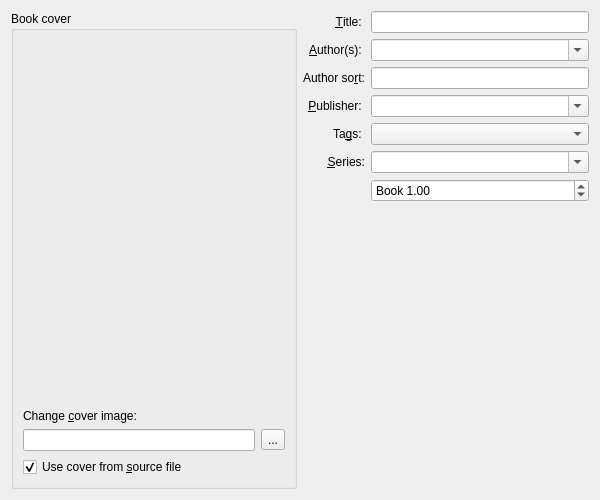
<?xml version="1.0" encoding="UTF-8"?>
<ui version="4.0">
 <class>Form</class>
 <widget class="QWidget" name="Form">
  <property name="geometry">
   <rect>
    <x>0</x>
    <y>0</y>
    <width>600</width>
    <height>500</height>
   </rect>
  </property>
  <property name="windowTitle">
   <string>Form</string>
  </property>
  <layout class="QHBoxLayout" name="horizontalLayout">
   <item>
    <widget class="QGroupBox" name="groupBox_4">
     <property name="title">
      <string>Book cover</string>
     </property>
     <layout class="QGridLayout" name="_2">
      <item row="1" column="0">
       <layout class="QVBoxLayout" name="_4">
        <property name="spacing">
         <number>6</number>
        </property>
        <property name="margin">
         <number>0</number>
        </property>
        <item>
         <widget class="QLabel" name="label_5">
          <property name="text">
           <string>Change &amp;cover image:</string>
          </property>
          <property name="buddy">
           <cstring>cover_path</cstring>
          </property>
         </widget>
        </item>
        <item>
         <layout class="QHBoxLayout" name="_5">
          <property name="spacing">
           <number>6</number>
          </property>
          <property name="margin">
           <number>0</number>
          </property>
          <item>
           <widget class="QLineEdit" name="cover_path">
            <property name="readOnly">
             <bool>true</bool>
            </property>
           </widget>
          </item>
          <item>
           <widget class="QToolButton" name="cover_button">
            <property name="toolTip">
             <string>Browse for an image to use as the cover of this book.</string>
            </property>
            <property name="text">
             <string>...</string>
            </property>
            <property name="icon">
             <iconset resource="../../../../resources/images.qrc">
              <normaloff>:/images/document_open.png</normaloff>:/images/document_open.png</iconset>
            </property>
           </widget>
          </item>
         </layout>
        </item>
       </layout>
      </item>
      <item row="2" column="0">
       <widget class="QCheckBox" name="opt_prefer_metadata_cover">
        <property name="text">
         <string>Use cover from &amp;source file</string>
        </property>
        <property name="checked">
         <bool>true</bool>
        </property>
       </widget>
      </item>
      <item row="0" column="0">
       <layout class="QHBoxLayout" name="_3">
        <item>
         <widget class="ImageView" name="cover" native="true">
          <property name="sizePolicy">
           <sizepolicy hsizetype="Expanding" vsizetype="Expanding">
            <horstretch>0</horstretch>
            <verstretch>0</verstretch>
           </sizepolicy>
          </property>
         </widget>
        </item>
       </layout>
      </item>
     </layout>
     <zorder>opt_prefer_metadata_cover</zorder>
    </widget>
   </item>
   <item>
    <layout class="QVBoxLayout" name="verticalLayout_2">
     <item>
      <layout class="QGridLayout" name="_7">
       <item row="0" column="0">
        <widget class="QLabel" name="label">
         <property name="text">
          <string>&amp;Title: </string>
         </property>
         <property name="alignment">
          <set>Qt::AlignRight|Qt::AlignTrailing|Qt::AlignVCenter</set>
         </property>
         <property name="buddy">
          <cstring>title</cstring>
         </property>
        </widget>
       </item>
       <item row="0" column="1">
        <widget class="EnLineEdit" name="title">
         <property name="toolTip">
          <string>Change the title of this book</string>
         </property>
        </widget>
       </item>
       <item row="1" column="0">
        <widget class="QLabel" name="label_2">
         <property name="text">
          <string>&amp;Author(s): </string>
         </property>
         <property name="alignment">
          <set>Qt::AlignRight|Qt::AlignTrailing|Qt::AlignVCenter</set>
         </property>
         <property name="buddy">
          <cstring>author</cstring>
         </property>
        </widget>
       </item>
       <item row="2" column="0">
        <widget class="QLabel" name="label_6">
         <property name="text">
          <string>Author so&amp;rt:</string>
         </property>
         <property name="alignment">
          <set>Qt::AlignRight|Qt::AlignTrailing|Qt::AlignVCenter</set>
         </property>
         <property name="buddy">
          <cstring>author_sort</cstring>
         </property>
        </widget>
       </item>
       <item row="2" column="1">
        <widget class="EnLineEdit" name="author_sort">
         <property name="sizePolicy">
          <sizepolicy hsizetype="Expanding" vsizetype="Fixed">
           <horstretch>0</horstretch>
           <verstretch>0</verstretch>
          </sizepolicy>
         </property>
         <property name="toolTip">
          <string>Change the author(s) of this book. Multiple authors should be separated by a comma</string>
         </property>
        </widget>
       </item>
       <item row="3" column="0">
        <widget class="QLabel" name="label_3">
         <property name="text">
          <string>&amp;Publisher: </string>
         </property>
         <property name="alignment">
          <set>Qt::AlignRight|Qt::AlignTrailing|Qt::AlignVCenter</set>
         </property>
         <property name="buddy">
          <cstring>publisher</cstring>
         </property>
        </widget>
       </item>
       <item row="4" column="0">
        <widget class="QLabel" name="label_4">
         <property name="text">
          <string>Ta&amp;gs: </string>
         </property>
         <property name="alignment">
          <set>Qt::AlignRight|Qt::AlignTrailing|Qt::AlignVCenter</set>
         </property>
         <property name="buddy">
          <cstring>tags</cstring>
         </property>
        </widget>
       </item>
       <item row="4" column="1">
        <widget class="EditWithComplete" name="tags">
         <property name="toolTip">
          <string>Tags categorize the book. This is particularly useful while searching. &lt;br&gt;&lt;br&gt;They can be any words or phrases, separated by commas.</string>
         </property>
        </widget>
       </item>
       <item row="5" column="0">
        <widget class="QLabel" name="label_7">
         <property name="text">
          <string>&amp;Series:</string>
         </property>
         <property name="textFormat">
          <enum>Qt::PlainText</enum>
         </property>
         <property name="alignment">
          <set>Qt::AlignRight|Qt::AlignTrailing|Qt::AlignVCenter</set>
         </property>
         <property name="buddy">
          <cstring>series</cstring>
         </property>
        </widget>
       </item>
       <item row="5" column="1">
        <widget class="EditWithComplete" name="series">
         <property name="sizePolicy">
          <sizepolicy hsizetype="Preferred" vsizetype="Fixed">
           <horstretch>10</horstretch>
           <verstretch>0</verstretch>
          </sizepolicy>
         </property>
         <property name="toolTip">
          <string>List of known series. You can add new series.</string>
         </property>
         <property name="whatsThis">
          <string>List of known series. You can add new series.</string>
         </property>
         <property name="editable">
          <bool>true</bool>
         </property>
         <property name="insertPolicy">
          <enum>QComboBox::InsertAlphabetically</enum>
         </property>
        </widget>
       </item>
       <item row="6" column="1">
        <widget class="QDoubleSpinBox" name="series_index">
         <property name="prefix">
          <string>Book </string>
         </property>
         <property name="maximum">
          <double>9999999999.99</double>
         </property>
         <property name="value">
          <double>1.000000000000000</double>
         </property>
        </widget>
       </item>
       <item row="3" column="1">
        <widget class="EditWithComplete" name="publisher">
         <property name="editable">
          <bool>true</bool>
         </property>
        </widget>
       </item>
       <item row="1" column="1">
        <widget class="EditWithComplete" name="author">
         <property name="editable">
          <bool>true</bool>
         </property>
        </widget>
       </item>
      </layout>
     </item>
     <item>
      <widget class="Editor" name="comment" native="true"/>
     </item>
    </layout>
   </item>
  </layout>
 </widget>
 <customwidgets>
  <customwidget>
   <class>EnLineEdit</class>
   <extends>QLineEdit</extends>
   <header>calibre/gui2/widgets.h</header>
  </customwidget>
  <customwidget>
   <class>EditWithComplete</class>
   <extends>QComboBox</extends>
   <header>calibre/gui2/complete2.h</header>
  </customwidget>
  <customwidget>
   <class>ImageView</class>
   <extends>QWidget</extends>
   <header>calibre/gui2/widgets.h</header>
   <container>1</container>
  </customwidget>
  <customwidget>
   <class>Editor</class>
   <extends>QWidget</extends>
   <header>calibre/gui2/comments_editor.h</header>
   <container>1</container>
  </customwidget>
 </customwidgets>
 <tabstops>
  <tabstop>title</tabstop>
  <tabstop>author</tabstop>
  <tabstop>author_sort</tabstop>
  <tabstop>publisher</tabstop>
  <tabstop>tags</tabstop>
  <tabstop>series</tabstop>
  <tabstop>series_index</tabstop>
  <tabstop>cover_path</tabstop>
  <tabstop>cover_button</tabstop>
  <tabstop>opt_prefer_metadata_cover</tabstop>
 </tabstops>
 <resources>
  <include location="../../../../resources/images.qrc"/>
  <include location="../../../../resources/images.qrc"/>
  <include location="../../../../resources/images.qrc"/>
 </resources>
 <connections/>
</ui>
